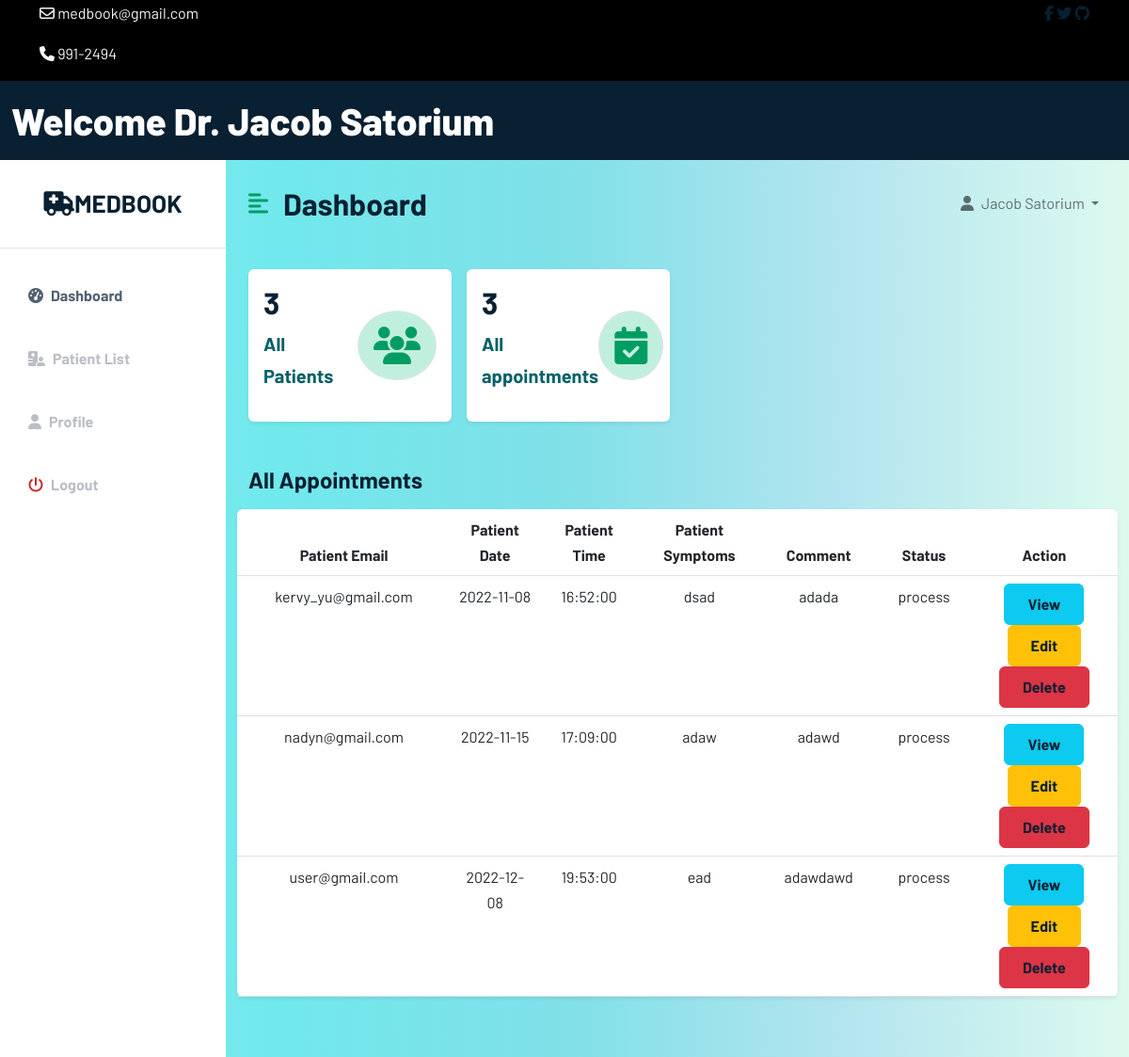
Page /doctor/doctorhome.php (signed in) on the committed database.
### tables this page shows
CREATE TABLE `doctor` (
  `doctorID` int(11) NOT NULL,
  `d_FullName` varchar(100) NOT NULL,
  `d_email` varchar(100) NOT NULL,
  `d_number` bigint(100) NOT NULL,
  `d_address` varchar(100) NOT NULL,
  `d_password` varchar(100) NOT NULL,
  `d_DOB` date NOT NULL,
  `d_gender` varchar(100) NOT NULL,
  `doctor_type` varchar(100) NOT NULL DEFAULT 'doctor',
  `d_specialize` text NOT NULL
);

CREATE TABLE `appointment` (
  `requestID` int(11) NOT NULL,
  `d_name` varchar(100) NOT NULL,
  `p_email` varchar(100) NOT NULL,
  `appDate` date NOT NULL,
  `appTime` time NOT NULL,
  `appSymptoms` text NOT NULL,
  `appComments` text NOT NULL,
  `status` enum('process','ongoing','done','') NOT NULL DEFAULT 'process'
);

### doctor/doctorhome.php (the view, shortened to what this page needs)
<?php
include 'C:\xampp\htdocs\Web_Tech\config\config.php';
include 'C:\xampp\htdocs\Web_Tech\doctor\doctorheader.php';
?>
<?php
$currentDoc = $_SESSION['d_email'];
$sql = "SELECT * FROM doctor WHERE d_email = '$currentDoc'";
$result = mysqli_query($conn, $sql);
if ($result) {
if (mysqli_num_rows($result) > 0) {
while ($row = mysqli_fetch_array($result)) {
?>
<!DOCTYPE html>
<html lang="en">
<head>
    <link href="https://cdn.jsdelivr.net/npm/bootstrap@5.2.0/dist/css/bootstrap.min.css" rel="stylesheet">
    <link rel="stylesheet" href="/Web_Tech/css/style.css">
    <link rel="stylesheet" href="/Web_Tech/css/dochome.css">
</head>
<body>
<div class="d-flex" id="wrapper">
    <div class="bg-white" id="sidebar-wrapper">
        <div class="sidebar-heading text-center py-4 primary-text fs-4 fw-bold text-uppercase border-bottom">
            <a href="#" class="navbar-brand mb-0" >
                <i class="fa-solid fa-truck-medical"></i>MedBook
            </a>
        </div>
        <div class="list-group list-group-flush my-3">
            <a href="doctorhome.php" class="list-group-item list-group-item-action bg-transparent second-text active"><i
                        class="fas fa-tachometer-alt me-2"></i>Dashboard</a>
            <a href="patientlist.php" class="list-group-item list-group-item-action bg-transparent second-text fw-bold">
                      <i class="fas fa-hospital-user me-2"></i>Patient List</a>
            <a href="doctorprofile.php" class="list-group-item list-group-item-action bg-transparent second-text fw-bold"><i
                        class="fas fa-user me-2"></i>Profile</a>
            <a href="/Web_Tech/user/userlogout.php" class="list-group-item list-group-item-action bg-transparent second-text fw-bold"><i
                        class="fas fa-power-off me-2" style="color: #c72a2a;"></i>Logout</a>
        </div>
    </div>
    <div id="page-content-wrapper">
        <nav class="navbar navbar-expand-lg navbar-light bg-transparent py-4 px-4">
            <div class="d-flex align-items-center">
                <i class="fas fa-align-left primary-text fs-4 me-3" id="menu-toggle"></i>
                <h2 class="fs-2 m-0">Dashboard</h2>
            </div>
            <div class="collapse navbar-collapse" id="navbarSupportedContent">
                <ul class="navbar-nav ms-auto" id="nav_right">
                    <li class="nav-item dropdown collapse navbar-collapse" id="navbarSupportedContent">
                        <a class="nav-link dropdown-toggle" id="navbarDropdownMenuLink" role="button" data-bs-toggle="dropdown" aria-expanded="false">
                            <i class="fas fa-user me-2"></i><?php echo $row['d_FullName'];?>
                        </a>
                    </li>
                </ul>
            </div>
        </nav>
        <?php
        }
        }
        }
        ?>
        <div class="container-fluid px-4">
            <div class="row g-3 my-2" style="">
                <div class="col-md-3">
                    <div class="p-3 bg-white shadow-sm d-flex justify-content-around align-items-center rounded">
                        <div>
                            <?php
                                $query = "SELECT patientID FROM patient ORDER BY patientID";
                                $query_run = mysqli_query($conn, $query);
                                if ($row = mysqli_num_rows($query_run)) {
                                    echo '<h3 class="fs-2">' . $row . '</h3>';
                                }else{
                                    echo '<h3 class="fs-2">No Data</h3>';
                                }
                            ?>
                            <p class="fs-5" style="color:#046167;"><b>All Patients</b></p>
                        </div>
                        <i class="fas fa-users fs-1 primary-text border rounded-full secondary-bg p-3"></i>
                    </div>
                </div>
                <div class="col-md-3">
                    <div class="p-3 bg-white shadow-sm d-flex justify-content-around align-items-center rounded">
                        <div>
                            <?php
                            $query = "SELECT * FROM appointment WHERE d_name = '$currentDoc'";
                            $query_run = mysqli_query($conn, $query);
                            if($row = mysqli_num_rows($query_run))
                            {
                            echo '<h3 class="fs-2">'.$row.'</h3>';
                            }
                            else{
                                echo '<h3 class="fs-2">No Data</h3>';
                            }
                            ?>
                            <p class="fs-5" style="color:#046167;"><b>All appointments</b></p>
                        </div>
                        <i class="fas fa-calendar-check fs-1 primary-text border rounded-full secondary-bg p-3"></i>
                    </div>
                </div>
            </div>
            <div class="row my-5">
                <h3 class="fs-4 mb-3">All Appointments</h3
                <div class="col">
                    <table class="table bg-white rounded shadow-sm  table-hover">
                        <thead>
                        <tr class="text-center">
                            <th  scope="col" width="50">Patient Email</th>
                            <th scope="col" width="40">Patient Date</th>
                            <th scope="col" width="40">Patient Time</th>
                            <th scope="col" width="50">Patient Symptoms</th>
                            <th scope="col" width="30">Comment</th>
                            <th scope="col" width="30">Status</th>
                            <th scope="col" width="80">Action</th>
                        </tr>
                        </thead>
                        <tbody>
                        <?php
                        $currentUser = $_SESSION['d_email'];
                        $sql = "SELECT * FROM appointment WHERE d_name = '$currentUser'";
                        $result = mysqli_query($conn, $sql);
                        if ($result) {
                        if (mysqli_num_rows($result) > 0) {
                            while ($row = mysqli_fetch_array($result)) {
                                ?>
                        <tr class="text-center">
                            <td><?= $row['p_email'];?></td>
                            <td><?= $row['appDate'];?></td>
                            <td><?= $row['appTime'];?></td>
                            <td><?= $row['appSymptoms'];?></td>
                            <td><?= $row['appComments'];?></td>
                            <td><?= $row['status'];?></td>
                            <td>
                                <button type="button" name="view" id="act_button" class="btn btn-info btn-xs view" data-bs-toggle="modal" data-bs-target="#patientDetails"><a class="glyphicon glyphicon-file" style="text-decoration: none;" title="View">View</a></button>
                                <button type="button" name="update" id="act_button" class="btn btn-warning btn-xs update" data-bs-toggle="modal" data-bs-target="#myUpdate"><a class="glyphicon glyphicon-edit" style="text-decoration: none;" href="?update=<?php echo $row['requestID']; ?>" title="Edit">Edit</a></button>
                                <button type="button" name="delete" id="act_button" class="btn btn-danger btn-xs update"><a class="glyphicon glyphicon-edit" style="text-decoration: none; " href="/Web_Tech/doctor/doctorhome.php?delete=<?php echo $row['requestID']; ?>" title="Edit">Delete</a></button>
                            </td>
                        </tr>
                            <?php
                        }
                        }
                        else{
                                ?>
                                <tr>
                                    <td style=" text-transform: capitalize;" class ="text-center" colspan="6"><h3>no items added</h3></td>
                                </tr>
                                <?php
                            }
                        }
                        ?>
                        </tbody>
                    </table>
                </div>
            </div>
        </div>
    </div>
</body>
</html>

### doctor/doctorheader.php (shortened to what this page needs)
<?php
$currentUser = $_SESSION['d_email'];
$sql = "SELECT * FROM doctor WHERE d_email = '$currentUser'";
$result = mysqli_query($conn, $sql);
if ($result) {
if (mysqli_num_rows($result) > 0) {
while ($row = mysqli_fetch_array($result)) {
?>
<!DOCTYPE html>
<html lang="en">
<head>
    <link href="https://cdn.jsdelivr.net/npm/bootstrap@5.2.0/dist/css/bootstrap.min.css" rel="stylesheet">
    <link rel="stylesheet" type="text/css" href="/Web_Tech/css/style.css">
    <link rel="stylesheet" type="text/css" href="/Web_Tech/css/dochome.css">
</head>
<body>
<div class="top-nav" id="home" style="background-color: black">
    <div class="container">
        <div class="row justify-content-between">
            <div class="col-auto">
                <p>
                    <i class="fa-regular fa-envelope"></i>
                    <span>medbook@gmail.com</span>
                </p>
                <p>
                    <i class="fa-solid fa-phone"></i>
                    <span>991-2494</span>
                </p>
            </div>
            <div class="col-auto social-icons">
                <a href=""><i class="fa-brands fa-facebook-f"></i></a>
                <a href=""><i class="fa-brands fa-twitter"></i></i></a>
                <a href=""><i class="fa-brands fa-github"></i></i></a>
            </div>
        </div>
    </div>
</div>
<div class="container-fluid" id="wrapper-header">
    <nav class="navbar navbar-inverse navbar-fixed-top" role="navigation">
        <div class="navbar-header">
            <a class="navbar-brand" id="docheader" href="doctorhome.php">Welcome Dr. <?php echo $row['d_FullName'];?></a>
        </div>
    </nav>
</div>
                                <?php
                            }
                        }
                    }
                    ?>
</body>
</html>

### css/style.css (style rules this page uses)
body { font-family: 'Barlow', sans-serif; line-height: 1.7; color: #516171; }
h1,h2,h3,h4,h5,h6 { font-weight: 700; color: #092032; }
a { color: #092032; font-weight: 700; }
.btn { padding: 9px 24px; }
p { color: #f6f6f6; }

### css/dochome.css (style rules this page uses)
:root { --main-bg-color: #009d63; --main-text-color: #009d63; --second-text-color: #bbbec5; --second-bg-color: #c1efde; }
#wrapper-header { background-color: #092032; }
#docheader { color: white; font-weight: 800; font-size: 40px; }
.primary-text { color: var(--main-text-color); }
.second-text { color: var(--second-text-color); }
.secondary-bg { background-color: var(--second-bg-color); }
.rounded-full { border-radius: 100%; }
#wrapper { overflow-x: hidden; background-image: linear-gradient( to right, #86f3f6, #70e8ec, #80e0e8, #b3e5ef, #ddfaef ); }
#sidebar-wrapper { min-height: 100vh; margin-left: -15rem; transition: 0.3s ease; }
.sidebar-heading a { font-weight: 700; font-size: 26px; color: #092032; transition: 0.3s ease; }
#sidebar-wrapper .sidebar-heading { padding: 0.875rem 1.25rem; font-size: 1.2rem; }
#sidebar-wrapper .list-group { width: 15rem; }
#page-content-wrapper { min-width: 100vw; }
#menu-toggle { cursor: pointer; }
.list-group-item { border: none; padding: 20px 30px; }
.list-group-item.active { background-color: transparent; color: var(--main-text-tablor); font-weight: bold; border: none; }
@media (min-width: 768px) { #sidebar-wrapper { margin-left: 0; } }
@media (min-width: 768px) { #page-content-wrapper { min-width: 0; width: 100%; } }

### rows in the picture
doctor: d_FullName "Jacob Satorium"
appointment: p_email "kervy_yu@gmail.com", appDate "2022-11-08", appTime "16:52:00", appSymptoms "dsad", appComments "adada", status "process"
appointment: p_email "nadyn@gmail.com", appDate "2022-11-15", appTime "17:09:00", appSymptoms "adaw", appComments "adawd", status "process"
appointment: p_email "user@gmail.com", appDate "2022-12-08", appTime "19:53:00", appSymptoms "ead", appComments "adawdawd", status "process"

### other values in the picture
$row "3"
